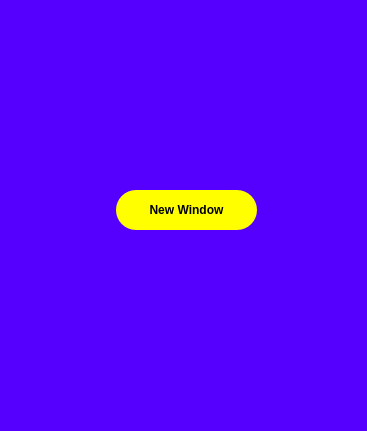
<?xml version="1.0" encoding="UTF-8"?>
<ui version="4.0">
 <class>MainWindow</class>
 <widget class="QMainWindow" name="MainWindow">
  <property name="geometry">
   <rect>
    <x>0</x>
    <y>0</y>
    <width>367</width>
    <height>431</height>
   </rect>
  </property>
  <property name="windowTitle">
   <string>First Window</string>
  </property>
  <property name="styleSheet">
   <string notr="true">background-color:rgb(85, 0, 255);</string>
  </property>
  <widget class="QWidget" name="centralwidget">
   <widget class="QPushButton" name="pushButton">
    <property name="geometry">
     <rect>
      <x>116</x>
      <y>190</y>
      <width>141</width>
      <height>40</height>
     </rect>
    </property>
    <property name="styleSheet">
     <string notr="true">QPushButton{background-color:rgb(255, 255, 0);border:0;border-radius:20px;font-weight:bold;}QPushButton:hover{background-color:rgb(191, 191, 0);}QPushButton:pressed{background-color:rgb(127, 127, 0);}</string>
    </property>
    <property name="text">
     <string>New Window</string>
    </property>
   </widget>
  </widget>
  <widget class="QMenuBar" name="menubar">
   <property name="geometry">
    <rect>
     <x>0</x>
     <y>0</y>
     <width>367</width>
     <height>21</height>
    </rect>
   </property>
  </widget>
  <widget class="QStatusBar" name="statusbar"/>
 </widget>
 <resources/>
 <connections/>
</ui>
